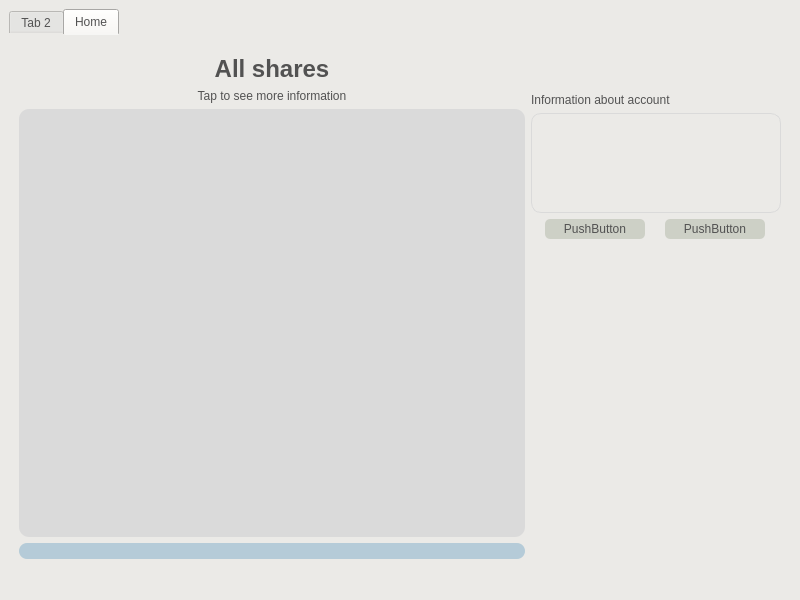
<?xml version="1.0" encoding="UTF-8"?>
<ui version="4.0">
 <class>MainWindow</class>
 <widget class="QMainWindow" name="MainWindow">
  <property name="geometry">
   <rect>
    <x>0</x>
    <y>0</y>
    <width>800</width>
    <height>600</height>
   </rect>
  </property>
  <property name="windowTitle">
   <string>MainWindow</string>
  </property>
  <property name="layoutDirection">
   <enum>Qt::LeftToRight</enum>
  </property>
  <property name="styleSheet">
   <string notr="true">
            QWidget {
                background-color: #ebeae7;
                color: #525252;
            }

            QTabWidget::pane {
                border: 1px solid #ebeae7;
            }

            QLabel {
                color: #525252;
            }

            QListView#top_gainers_list {
                background-color: #d3d2d0;
                border-radius: 10px;
                color: #525252;
                padding: 20px;
            }

            QListView#top_losers_list {
                background-color: #d3d2d0;
                border-radius: 10px;
                color: #525252;
                padding: 20px;
            }

            QListView#top_active_list {
                background-color: #d3d2d0;
                border-radius: 10px;
                color: #525252;
                padding: 20px;
            }

        </string>
  </property>
  <widget class="QWidget" name="centralwidget">
   <layout class="QVBoxLayout" name="verticalLayout">
    <item>
     <widget class="QTabWidget" name="tabWidget">
      <property name="currentIndex">
       <number>1</number>
      </property>
      <widget class="QWidget" name="statistics">
       <property name="layoutDirection">
        <enum>Qt::LeftToRight</enum>
       </property>
       <property name="styleSheet">
        <string notr="true"/>
       </property>
       <attribute name="title">
        <string>Tab 2</string>
       </attribute>
       <layout class="QVBoxLayout" name="verticalLayout_2">
        <item>
         <layout class="QHBoxLayout" name="statistics_header_container">
          <item>
           <widget class="QLabel" name="statistics_header">
            <property name="maximumSize">
             <size>
              <width>16777214</width>
              <height>90</height>
             </size>
            </property>
            <property name="font">
             <font>
              <pointsize>30</pointsize>
              <bold>true</bold>
             </font>
            </property>
            <property name="styleSheet">
             <string notr="true">QLabel#statistics_header {
	margin-top: 22px;
	margin-bottom: 22px;
}</string>
            </property>
            <property name="lineWidth">
             <number>5</number>
            </property>
            <property name="text">
             <string>Statistics</string>
            </property>
            <property name="alignment">
             <set>Qt::AlignLeading|Qt::AlignLeft|Qt::AlignVCenter</set>
            </property>
            <property name="margin">
             <number>0</number>
            </property>
           </widget>
          </item>
          <item>
           <layout class="QVBoxLayout" name="statistics_settings_container">
            <property name="leftMargin">
             <number>180</number>
            </property>
            <item>
             <layout class="QHBoxLayout" name="statistics_buttons_container">
              <item>
               <widget class="QComboBox" name="intervalStatisticsCombobox">
                <property name="sizePolicy">
                 <sizepolicy hsizetype="Preferred" vsizetype="Ignored">
                  <horstretch>0</horstretch>
                  <verstretch>0</verstretch>
                 </sizepolicy>
                </property>
                <property name="maximumSize">
                 <size>
                  <width>110</width>
                  <height>40</height>
                 </size>
                </property>
                <property name="font">
                 <font>
                  <pointsize>10</pointsize>
                 </font>
                </property>
                <property name="layoutDirection">
                 <enum>Qt::LeftToRight</enum>
                </property>
                <property name="autoFillBackground">
                 <bool>false</bool>
                </property>
                <property name="styleSheet">
                 <string notr="true">QComboBox#intervalStatisticsCombobox {
	border: 1px solid rgb(211, 210, 208);
	border-radius: 5px;
	padding: 8px;
	margin: 3px;
}</string>
                </property>
                <property name="placeholderText">
                 <string>select period</string>
                </property>
               </widget>
              </item>
              <item>
               <widget class="QPushButton" name="updateStatisticsButton">
                <property name="maximumSize">
                 <size>
                  <width>40</width>
                  <height>40</height>
                 </size>
                </property>
                <property name="font">
                 <font>
                  <pointsize>10</pointsize>
                 </font>
                </property>
                <property name="cursor">
                 <cursorShape>OpenHandCursor</cursorShape>
                </property>
                <property name="styleSheet">
                 <string notr="true">QPushButton#updateStatisticsButton {
	border: 1px solid rgb(211, 210, 208);
	border-radius: 5px;
	padding: 3px;
	margin: 3px;
}</string>
                </property>
                <property name="text">
                 <string>UPD</string>
                </property>
               </widget>
              </item>
             </layout>
            </item>
            <item>
             <widget class="QCheckBox" name="checkBoxStatistics">
              <property name="maximumSize">
               <size>
                <width>200</width>
                <height>16777215</height>
               </size>
              </property>
              <property name="font">
               <font>
                <pointsize>10</pointsize>
               </font>
              </property>
              <property name="layoutDirection">
               <enum>Qt::RightToLeft</enum>
              </property>
              <property name="styleSheet">
               <string notr="true">QCheckBox#checkBoxStatistics {
	margin-right: 8px;
}</string>
              </property>
              <property name="text">
               <string>Compute for a part of shares</string>
              </property>
             </widget>
            </item>
           </layout>
          </item>
         </layout>
        </item>
        <item>
         <layout class="QHBoxLayout" name="statistics_content">
          <item>
           <layout class="QVBoxLayout" name="top_gainers_layout">
            <item>
             <widget class="QLabel" name="top_gainers_h">
              <property name="maximumSize">
               <size>
                <width>16777215</width>
                <height>40</height>
               </size>
              </property>
              <property name="font">
               <font>
                <bold>true</bold>
               </font>
              </property>
              <property name="text">
               <string>Top Gainers</string>
              </property>
             </widget>
            </item>
            <item>
             <widget class="QListView" name="top_gainers_list">
              <property name="maximumSize">
               <size>
                <width>16777215</width>
                <height>350</height>
               </size>
              </property>
             </widget>
            </item>
           </layout>
          </item>
          <item>
           <layout class="QVBoxLayout" name="top_losers_layout">
            <item>
             <widget class="QLabel" name="top_losers_h">
              <property name="maximumSize">
               <size>
                <width>16777215</width>
                <height>40</height>
               </size>
              </property>
              <property name="font">
               <font>
                <bold>true</bold>
               </font>
              </property>
              <property name="text">
               <string>Top Losers</string>
              </property>
             </widget>
            </item>
            <item>
             <widget class="QListView" name="top_losers_list">
              <property name="maximumSize">
               <size>
                <width>16777215</width>
                <height>350</height>
               </size>
              </property>
             </widget>
            </item>
           </layout>
          </item>
          <item>
           <layout class="QVBoxLayout" name="top_active_layout"/>
          </item>
         </layout>
        </item>
       </layout>
      </widget>
      <widget class="QWidget" name="home">
       <attribute name="title">
        <string>Home</string>
       </attribute>
       <layout class="QHBoxLayout" name="horizontalLayout">
        <item>
         <layout class="QVBoxLayout" name="verticalLayout_5">
          <item>
           <layout class="QHBoxLayout" name="horizontalLayout_5">
            <property name="topMargin">
             <number>10</number>
            </property>
            <item>
             <widget class="QLabel" name="label_5">
              <property name="maximumSize">
               <size>
                <width>16777215</width>
                <height>50</height>
               </size>
              </property>
              <property name="text">
               <string>&lt;html&gt;&lt;head/&gt;&lt;body&gt;&lt;p&gt;&lt;span style=&quot; font-size:18pt; font-weight:700;&quot;&gt;All shares&lt;/span&gt;&lt;/p&gt;&lt;/body&gt;&lt;/html&gt;</string>
              </property>
              <property name="alignment">
               <set>Qt::AlignCenter</set>
              </property>
             </widget>
            </item>
           </layout>
          </item>
          <item>
           <layout class="QHBoxLayout" name="horizontalLayout_4">
            <item>
             <widget class="QLabel" name="label_4">
              <property name="maximumSize">
               <size>
                <width>16777215</width>
                <height>20</height>
               </size>
              </property>
              <property name="text">
               <string>Tap to see more information</string>
              </property>
              <property name="alignment">
               <set>Qt::AlignCenter</set>
              </property>
             </widget>
            </item>
           </layout>
          </item>
          <item>
           <widget class="QListView" name="listView">
            <property name="minimumSize">
             <size>
              <width>500</width>
              <height>0</height>
             </size>
            </property>
            <property name="styleSheet">
             <string notr="true">QListView#listView {
	border-radius: 10px;
	background-color: rgb(218, 218, 218);
}</string>
            </property>
            <property name="movement">
             <enum>QListView::Static</enum>
            </property>
           </widget>
          </item>
          <item>
           <widget class="QLineEdit" name="lineEdit">
            <property name="styleSheet">
             <string notr="true">QLineEdit#lineEdit {
	background-color: rgba(162, 193, 210, 188);
	border-radius: 8px;
}</string>
            </property>
           </widget>
          </item>
         </layout>
        </item>
        <item>
         <layout class="QVBoxLayout" name="verticalLayout_4">
          <property name="topMargin">
           <number>48</number>
          </property>
          <item>
           <widget class="QLabel" name="label">
            <property name="text">
             <string>Information about account</string>
            </property>
           </widget>
          </item>
          <item>
           <widget class="QTextEdit" name="textEdit_2">
            <property name="maximumSize">
             <size>
              <width>250</width>
              <height>100</height>
             </size>
            </property>
            <property name="styleSheet">
             <string notr="true">QTextEdit#textEdit_2 {
	border-radius: 10px;
	border: 1px solid rgb(218, 218, 218);
}</string>
            </property>
           </widget>
          </item>
          <item>
           <layout class="QHBoxLayout" name="horizontalLayout_2">
            <item>
             <widget class="QPushButton" name="pushButton_3">
              <property name="maximumSize">
               <size>
                <width>100</width>
                <height>40</height>
               </size>
              </property>
              <property name="styleSheet">
               <string notr="true">QPushButton#pushButton_3 {
	border-radius: 5px;
	background-color: rgb(205, 208, 198);
	padding: 3px;
}</string>
              </property>
              <property name="text">
               <string>PushButton</string>
              </property>
             </widget>
            </item>
            <item>
             <widget class="QPushButton" name="pushButton_2">
              <property name="maximumSize">
               <size>
                <width>100</width>
                <height>40</height>
               </size>
              </property>
              <property name="styleSheet">
               <string notr="true">QPushButton#pushButton_2 {
	border-radius: 5px;
	background-color: rgb(205, 208, 198);
	padding: 3px;
}</string>
              </property>
              <property name="text">
               <string>PushButton</string>
              </property>
             </widget>
            </item>
           </layout>
          </item>
          <item>
           <spacer name="verticalSpacer_6">
            <property name="orientation">
             <enum>Qt::Vertical</enum>
            </property>
            <property name="sizeHint" stdset="0">
             <size>
              <width>0</width>
              <height>0</height>
             </size>
            </property>
           </spacer>
          </item>
         </layout>
        </item>
       </layout>
      </widget>
     </widget>
    </item>
   </layout>
  </widget>
  <widget class="QStatusBar" name="statusbar"/>
  <action name="actionTab_1">
   <property name="text">
    <string>Tab 1</string>
   </property>
   <property name="menuRole">
    <enum>QAction::NoRole</enum>
   </property>
  </action>
 </widget>
 <resources/>
 <connections/>
</ui>
